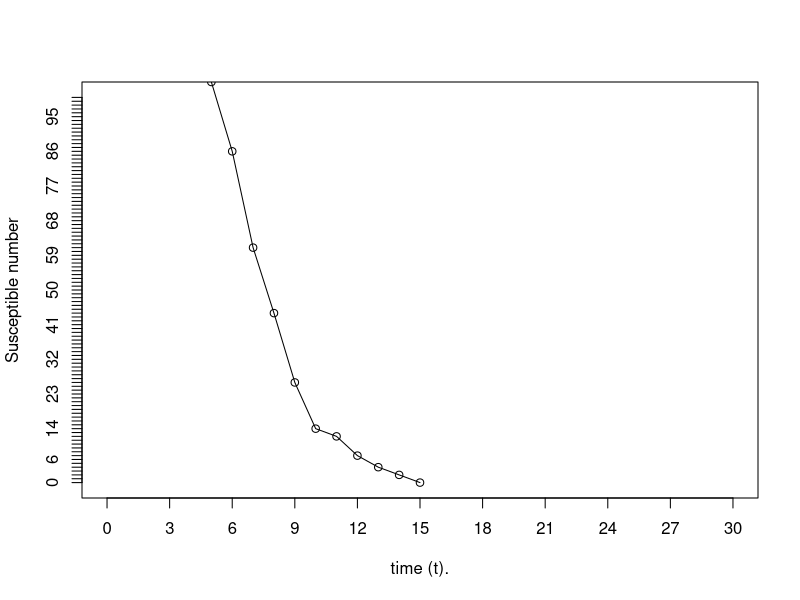
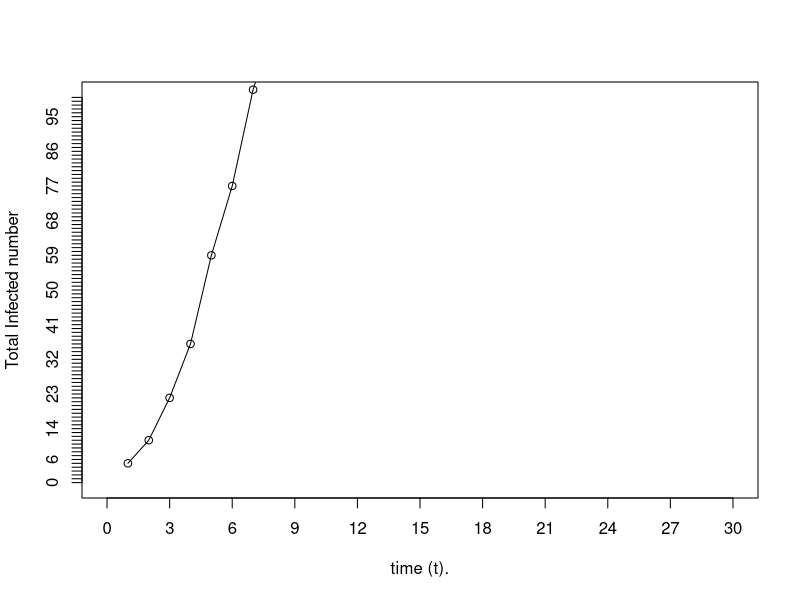
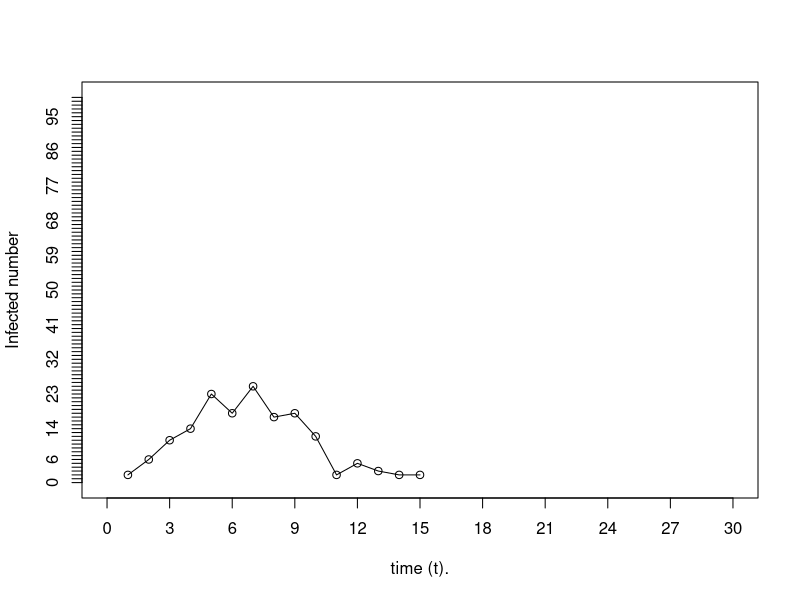

R code for these plots, in order:
## ---- chunk 1
knitr::opts_chunk$set(echo = TRUE)
## ---- chunk 2

 # SIR model
 # SIR(S0, I0, p)
   # S0 : Poblacion susceptible inicial, no infectada
   # I0 : Poblacion infectada inicial, infectada
   # p  : Probabilidad de que una persona sana sea infectada tras tener contacto con
   #      alguien infectado


SIR<- function(S0,I0,p){
  
  r1= list()
  X= list()
  Y= list()
  W= list()
  i=1
  while (S0>0){
    
    C<- rbinom( S0, I0, p)
    print(C)
    I1<-length(C[C>0]) 
    
    print(I1)
    S0<- S0-I1
    
    I0<- I0+I1
    X[i]<- S0
    Y[i]<- I0
    W[i]<- I1
    i=i+1
    
    
    
    
  }
  
  r1<- list()
  r1[[1]]<- X
  r1[[2]]<- Y
  r1[[3]]<- W
  
return(r1)  
}

Z<-SIR(160,3,0.004)

X<- Z[[1]]
Y<- Z[[2]]
W<- Z[[3]]
X<- unlist(X)
Y<- unlist(Y)
W<- unlist(W)
#plot(X,cex=2)
#plot(Y)
plot(X, xlab="time (t).", ylab= "Susceptible number", 
     cex=1, type="o", xlim=c(0,30), ylim=c(0,100) , lty="solid",xaxp=c(0,30,10),yaxp=c(0,100,100))

plot(Y, xlab="time (t).", ylab= "Total Infected number", 
     cex=1, type="o", xlim=c(0,30), ylim=c(0,100) , lty="solid",xaxp=c(0,30,10),yaxp=c(0,100,100))



plot(W, xlab="time (t).", ylab= "Infected number", 
     cex=1, type="o", xlim=c(0,30), ylim=c(0,100) , lty="solid",xaxp=c(0,30,10),yaxp=c(0,100,100))



## ---- chunk 3
# gamblersruin.R
# Example 1.11

# gamble(k, n, p)
  #   k: Gambler's initial state
  #   n: Gambler plays until either $n or Ruin
  #   p: Probability of winning $1 at each play
  #   Function returns 1 if gambler is eventually ruined
  #                    returns 0 if gambler eventually wins $n
  
gamble <- function(k,n,p) {
  
	stake <- k # Capital 
	
	while (stake > 0 & stake < n) {
		bet <- sample(c(-1,1),1,prob=c(1-p,p))
		stake <- stake + bet
	}
	
	if (stake == 0) 
	   return(1) 
	else 
	  return(0)
	}   

k <- 20 
n <-  60  
p <- 1/2  # Probabilidad de ganar cada intento
trials <- 1000 # Numero de intentos del juego
simlist <- replicate(trials, gamble(k, n, p)) # LLevamos a cabo varios intentos del juego y guardamos los resultados en un vector
mean(simlist) # Estimate of probability that gambler is ruined
# For p = 0.5, exact probability is (n-k)/n 


x<- 20  # Capital inicial 
b<- 60  # Monto total
p<- 0.5 # Probabilidad de victoria de cada juego
trials<- 1000  # Numero de veces que se llevara a cabo la simulacion de ruina del                      jugador
simlist<- replicate(trials,gamble(x,b,p)) # replicamos los juegos muchas veces
mean(simlist)




## ---- chunk 4
# pizza.R
# Example 1.25
# Simulation of Bob's pizza probability

trials <- 10000
simlist <- numeric(trials)
toppings <- c("pepper","pepperoni","pineapple","prawns","proscuitto")
for (i in 1:trials) {
pineapple <- 0
pepperoni <- 0
while (pineapple == 0) {
   pick <- sample(toppings,1)
   if (pick == "pepperoni") pepperoni <- pepperoni + 1
   if (pick == "pineapple") pineapple <- 1
   }	
simlist[i] <- pepperoni
}
mean(simlist)


## ---- chunk 5
trials <- 100000
simlist <- numeric(trials)
for (i in 1:trials) {
expense <- rexp(1,1/500)
payout <- max(0, expense-100)
simlist[i] <- payout}
mean(simlist)
sd(simlist)



